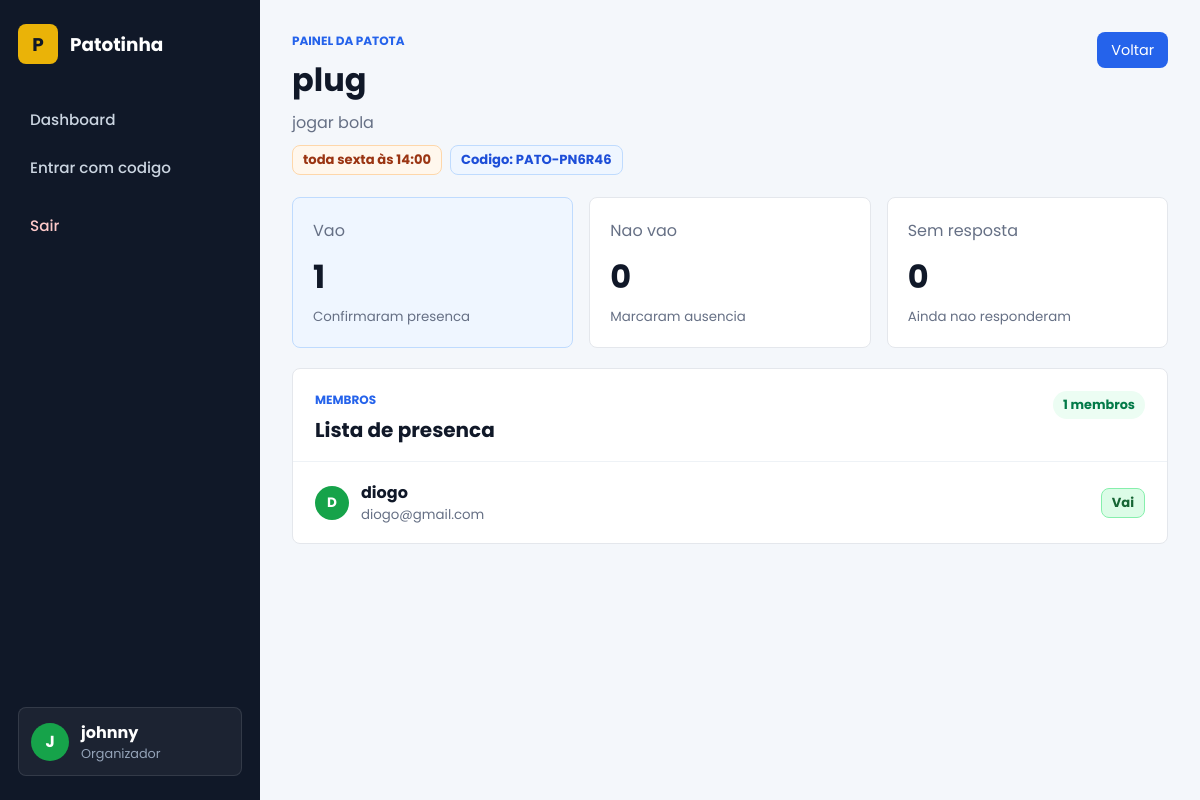
The page /patotas/1 (signed in) on the database its author committed.
### app.py (models this page shows)
class Usuario(Base):
    __tablename__ = "usuarios"
    id = Column(Integer, primary_key=True)
    usuario = Column(String(80), unique=True, nullable=False)
    email = Column(String(120), unique=True, nullable=False)
    senha_hash = Column(String(255), nullable=False)
    patotas = relationship("Patota", back_populates="criador")
    participacoes = relationship("MembroPatota", back_populates="usuario")

class Patota(Base):
    __tablename__ = "patotas"
    id = Column(Integer, primary_key=True)
    nome = Column(String(100), nullable=False)
    descricao = Column(Text, nullable=False)
    quando_acontece = Column(String(120), nullable=True)
    codigo_convite = Column(String(20), unique=True, nullable=False)
    criador_id = Column(Integer, ForeignKey("usuarios.id"), nullable=False)
    criador = relationship("Usuario", back_populates="patotas")
    membros = relationship("MembroPatota", back_populates="patota")

class MembroPatota(Base):
    __tablename__ = "membros_patota"
    __table_args__ = (UniqueConstraint("usuario_id", "patota_id"),)
    id = Column(Integer, primary_key=True)
    usuario_id = Column(Integer, ForeignKey("usuarios.id"), nullable=False)
    patota_id = Column(Integer, ForeignKey("patotas.id"), nullable=False)
    presenca_confirmada = Column(Boolean, nullable=False, default=False)
    resposta_presenca = Column(String(20), nullable=True)
    usuario = relationship("Usuario", back_populates="participacoes")
    patota = relationship("Patota", back_populates="membros")

### app.py (the view)
@app.route("/patotas/<int:patota_id>")
def painel_patota(patota_id):
    usuario = usuario_logado()
    if not usuario:
        flash("Entre na sua conta para acessar o painel da patota.", "erro")
        return redirect(url_for("login"))
    db = SessionLocal()
    patota = db.get(Patota, patota_id)
    if not patota:
        flash("Patota nao encontrada.", "erro")
        return redirect(url_for("patotas"))
    participacao_usuario = db.scalar(
        select(MembroPatota).where(
            MembroPatota.usuario_id == usuario.id,
            MembroPatota.patota_id == patota.id,
        )
    )
    eh_dono = patota.criador_id == usuario.id
    if not eh_dono and not participacao_usuario:
        flash("Voce precisa participar dessa patota para ver o painel.", "erro")
        return redirect(url_for("patotas"))
    membros = sorted(patota.membros, key=lambda membro: membro.usuario.usuario.lower())
    return render_template(
        "patota_detalhe.html",
        eh_dono=eh_dono,
        membros=membros,
        patota=patota,
        resumo=resumo_presencas(membros),
        status_presenca=status_presenca,
        usuario=usuario,
    )

### app.py (called while the page is built)
def status_presenca(participacao):
    if participacao.resposta_presenca in {"vai", "nao_vai"}:
        return participacao.resposta_presenca
    if participacao.presenca_confirmada:
        return "vai"
    return "sem_resposta"

def resumo_presencas(membros):
    resumo = {"vai": 0, "nao_vai": 0, "sem_resposta": 0, "total": len(membros)}
    for membro in membros:
        resumo[status_presenca(membro)] += 1
    return resumo

@app.teardown_appcontext
def remove_session(exception=None):
    SessionLocal.remove()

def usuario_logado():
    usuario_id = session.get("usuario_id")
    if not usuario_id:
        return None
    db = SessionLocal()
    return db.get(Usuario, usuario_id)

### templates/patota_detalhe.html (shortened to what this page needs)
<!DOCTYPE html>
<html lang="pt-br">
<head>
    <link rel="stylesheet" href="{{ url_for('static', filename='css/style.css') }}">
</head>
<body class="dashboard-body">
<div class="dashboard-shell">
    <aside class="sidebar">
        <a href="{{ url_for('home') }}" class="brand">
            <span class="brand-mark">P</span>
            <span>Patotinha</span>
        </a>
        <nav class="sidebar-nav" aria-label="Menu principal">
            <a href="{{ url_for('patotas') }}" class="nav-item">
                <span>Dashboard</span>
            </a>
            <a href="{{ url_for('explorar') }}" class="nav-item">
                <span>Entrar com codigo</span>
            </a>
            <a href="{{ url_for('logout') }}" class="nav-item sair">
                <span>Sair</span>
            </a>
        </nav>
        <div class="sidebar-user">
            <span class="avatar">{{ usuario.usuario[0]|upper }}</span>
            <div>
                <strong>{{ usuario.usuario }}</strong>
                <small>{% if eh_dono %}Organizador{% else %}Membro{% endif %}</small>
            </div>
        </div>
    </aside>
    <main class="dashboard-main">
        <section class="dashboard-topbar">
            <div>
                <span class="eyebrow">Painel da patota</span>
                <h1>{{ patota.nome }}</h1>
                <p>{{ patota.descricao }}</p>
                <div class="patota-meta">
                    <span class="schedule-pill">{{ patota.quando_acontece or "Rotina a combinar" }}</span>
                    {% if eh_dono %}
                        <span class="invite-code">Codigo: {{ patota.codigo_convite }}</span>
                    {% endif %}
                </div>
            </div>
            <a href="{{ url_for('patotas') }}" class="btn-small btn-link-small">Voltar</a>
        </section>
        <section class="metric-grid">
            <article class="metric-card destaque">
                <span>Vao</span>
                <strong>{{ resumo.vai }}</strong>
                <small>Confirmaram presenca</small>
            </article>
            <article class="metric-card">
                <span>Nao vao</span>
                <strong>{{ resumo.nao_vai }}</strong>
                <small>Marcaram ausencia</small>
            </article>
            <article class="metric-card">
                <span>Sem resposta</span>
                <strong>{{ resumo.sem_resposta }}</strong>
                <small>Ainda nao responderam</small>
            </article>
        </section>
        <section class="workspace-panel">
            <div class="section-heading">
                <div>
                    <span class="eyebrow">Membros</span>
                    <h2>Lista de presenca</h2>
                </div>
                <span class="status-pill">{{ resumo.total }} membros</span>
            </div>
            <div class="member-table">
                {% if membros %}
                    {% for membro in membros %}
                        {% set status = status_presenca(membro) %}
                        <article class="member-row">
                            <div class="member-person">
                                <span class="avatar small">{{ membro.usuario.usuario[0]|upper }}</span>
                                <div>
                                    <strong>{{ membro.usuario.usuario }}</strong>
                                    <small>{{ membro.usuario.email }}</small>
                                </div>
                            </div>
                            {% if status == "vai" %}
                                <span class="presence-pill confirmed">Vai</span>
                            {% elif status == "nao_vai" %}
                                <span class="presence-pill declined">Nao vai</span>
                            {% else %}
                                <span class="presence-pill pending">Sem resposta</span>
                            {% endif %}
                        </article>
                    {% endfor %}
                {% else %}
                    <div class="empty-state">
                        <h3>Nenhum membro entrou ainda</h3>
                        <p>Compartilhe o codigo da patota para receber respostas de presenca.</p>
                    </div>
                {% endif %}
            </div>
        </section>
    </main>
</div>
</body>
</html>

### static/css/style.css (style rules this page uses)
* { margin:0; padding:0; box-sizing:border-box; font-family:'Poppins', sans-serif; }
body { min-height:100vh; background:linear-gradient(135deg,#0f172a,#1e293b); }
main { display:flex; justify-content:center; align-items:center; margin-top:40px; }
.dashboard-body { background:#f4f7fb; color:#172033; }
.dashboard-shell { min-height:100vh; display:grid; grid-template-columns:260px minmax(0, 1fr); }
.sidebar { position:sticky; top:0; height:100vh; display:flex; flex-direction:column; padding:24px 18px; background:#101828; color:white; }
.brand { display:flex; align-items:center; gap:12px; color:white; text-decoration:none; font-size:1.15rem; font-weight:700; }
.brand-mark { width:40px; height:40px; display:grid; place-items:center; border-radius:8px; background:#eab308; color:#101828; }
.sidebar-nav { display:flex; flex-direction:column; gap:6px; margin-top:34px; }
.nav-item { display:flex; align-items:center; min-height:42px; padding:0 12px; border-radius:8px; color:#cbd5e1; text-decoration:none; font-size:0.95rem; font-weight:500; }
.nav-item.sair { margin-top:10px; color:#fecaca; }
.sidebar-user { margin-top:auto; display:flex; align-items:center; gap:12px; padding:12px; border:1px solid rgba(255,255,255,0.1); border-radius:8px; background:rgba(255,255,255,0.05); }
.avatar { width:38px; height:38px; display:grid; place-items:center; border-radius:50%; background:#16a34a; color:white; font-weight:700; }
.sidebar-user strong, .sidebar-user small { display:block; }
.sidebar-user small { color:#94a3b8; font-size:0.8rem; }
.dashboard-main { display:block; margin:0; padding:32px; }
.dashboard-topbar { display:flex; justify-content:space-between; align-items:flex-start; gap:24px; margin-bottom:22px; }
.eyebrow { display:block; margin-bottom:6px; color:#2563eb; font-size:0.75rem; font-weight:700; text-transform:uppercase; }
.dashboard-topbar h1 { margin-bottom:6px; color:#101828; font-size:2rem; }
.dashboard-topbar p, .section-heading p { color:#667085; }
.metric-grid { display:grid; grid-template-columns:repeat(3, minmax(0, 1fr)); gap:16px; margin-bottom:20px; }
.metric-card { min-height:132px; padding:20px; border:1px solid #e4e7ec; border-radius:8px; background:white; }
.metric-card.destaque { border-color:#bfdbfe; background:#eff6ff; }
.metric-card span, .metric-card small { display:block; color:#667085; }
.metric-card strong { display:block; margin:10px 0 6px; color:#101828; font-size:2rem; }
.workspace-panel, .create-panel { border:1px solid #e4e7ec; border-radius:8px; background:white; }
.workspace-panel { overflow:hidden; }
.section-heading { display:flex; justify-content:space-between; align-items:flex-start; gap:16px; padding:22px 22px 16px; border-bottom:1px solid #eef2f6; }
.section-heading h2 { color:#101828; font-size:1.25rem; }
.invite-code { display:inline-flex; align-items:center; min-height:30px; padding:0 10px; border:1px solid #bfdbfe; border-radius:8px; background:#eff6ff; color:#1d4ed8; font-size:0.82rem; font-weight:700; }
.patota-meta { display:flex; flex-wrap:wrap; gap:8px; margin-top:10px; }
.schedule-pill, .presence-pill { display:inline-flex; align-items:center; min-height:30px; padding:0 10px; border-radius:8px; font-size:0.82rem; font-weight:700; }
.schedule-pill { border:1px solid #fed7aa; background:#fff7ed; color:#9a3412; }
.presence-pill { border:1px solid #bbf7d0; background:#f0fdf4; color:#166534; }
.presence-pill.confirmed { border-color:#86efac; background:#dcfce7; color:#166534; }
.status-pill { display:inline-flex; align-items:center; min-height:28px; padding:0 10px; border-radius:999px; background:#ecfdf3; color:#027a48; font-size:0.8rem; font-weight:700; }
.btn-small { width:auto; min-height:36px; padding:0 14px; border-radius:8px; font-size:0.9rem; white-space:nowrap; }
.btn-link-small { display:inline-flex; align-items:center; justify-content:center; text-decoration:none; background:#2563eb; color:white; }
.member-table { display:flex; flex-direction:column; }
.member-row { display:grid; grid-template-columns:minmax(0, 1fr) auto; gap:16px; align-items:center; padding:18px 22px; border-top:1px solid #eef2f6; }
.member-row:first-child { border-top:none; }
.member-person { min-width:0; display:flex; align-items:center; gap:12px; }
.member-person strong, .member-person small { display:block; }
.member-person strong { color:#101828; }
.member-person small { color:#667085; overflow-wrap:anywhere; }
.avatar.small { width:34px; height:34px; font-size:0.85rem; }

### rows shown on the page
Usuario: usuario "J", usuario "johnny"
Patota: nome "plug", descricao "jogar bola", quando_acontece "toda sexta às 14:00", codigo_convite "PATO-PN6R46"
MembroPatota: usuario "D", usuario.usuario "diogo", usuario.email "diogo@gmail.com", resposta_presenca "Vai"

### other values the page prints
{{ resumo.vai }} "1"
{{ resumo.nao_vai }} "0"
{{ resumo.sem_resposta }} "0"
{{ resumo.total }} "1"
